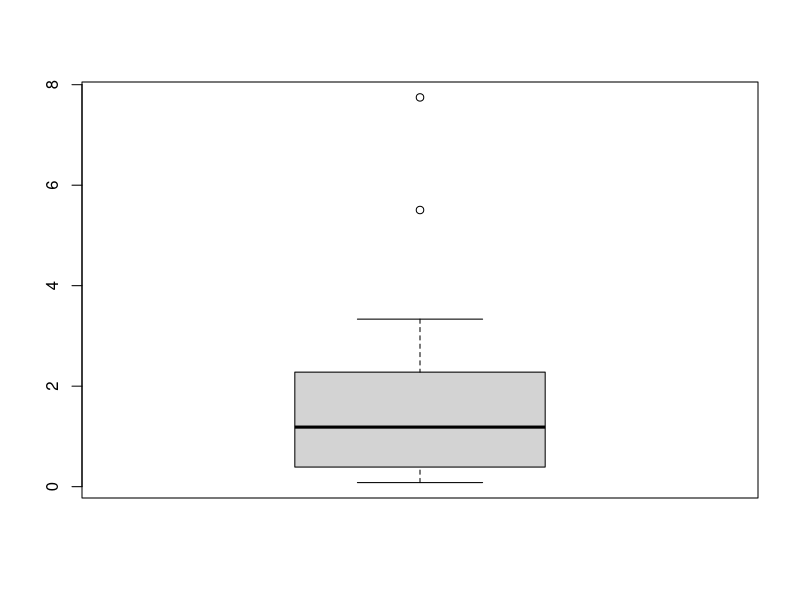
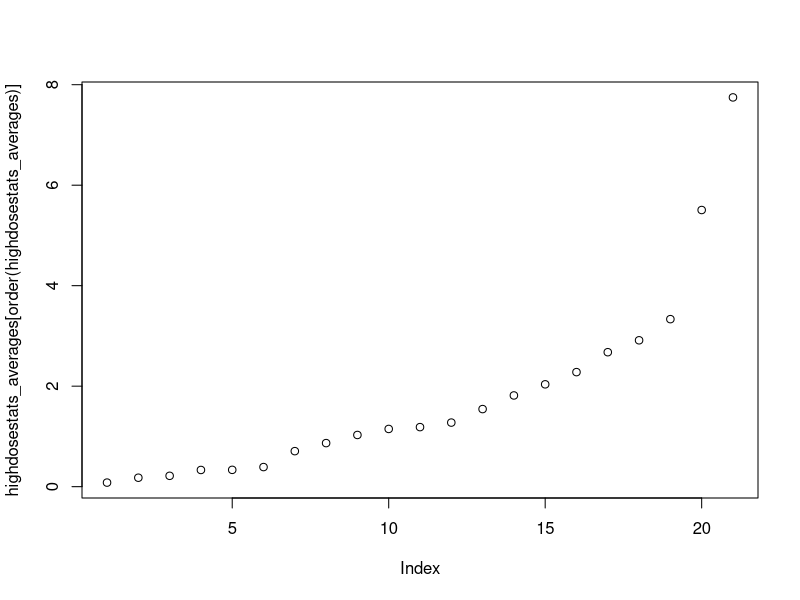
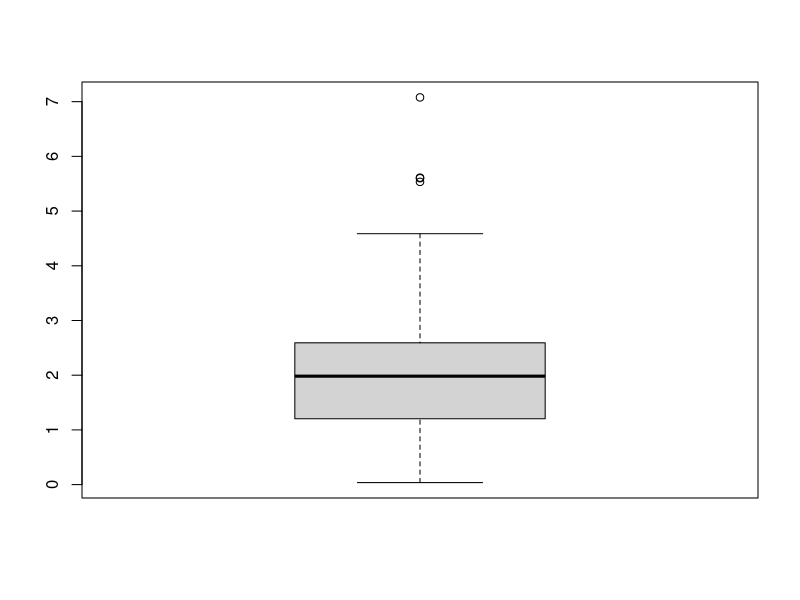
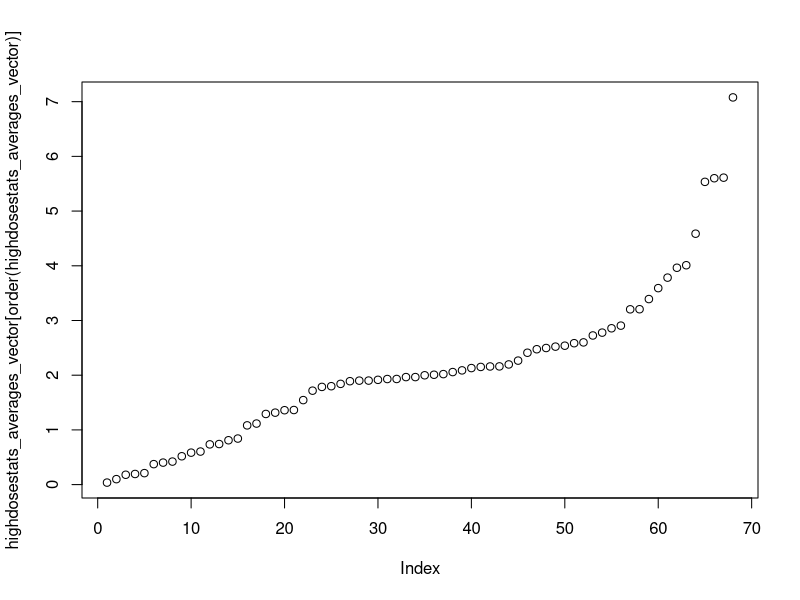

Recreate these plots in R, in order.
highdosestats_averages = c(2.0367871666666666, 1.1488374333333333, 1.2754909533333334, 1.0288974, 0.86712553, 1.5442833, 1.18520177, 2.2798031, 1.8154843333333333, 2.9130713333333333, 7.747076333333333, 3.334103666666666, 2.6761605, 5.505960333333333, 0.33233783333333333, 0.3901039, 0.2159483166666667, 0.7069104666666667, 0.33481224333333337, 0.17823951333333332, 0.08112432666666668)
summary(highdosestats_averages)
boxplot(highdosestats_averages)
boxplot.stats(highdosestats_averages)$stats
plot(highdosestats_averages[order(highdosestats_averages)])

highdosestats_averages_vector = c(2.4105183333333335, 2.5221899999999997, 3.204145, 1.7858366666666665, 2.497113333333333, 1.9154499999999999, 2.2665816666666667, 2.019863333333334, 1.717183333333333, 1.90058, 1.9654866666666664, 1.082695, 5.611025000000001, 0.37429666666666667, 1.3154283333333334, 2.088205, 2.0082849999999994, 1.9985, 2.1509433333333328, 1.3634783333333333, 1.8902166666666667, 1.798775, 2.1967316666666665, 0.19434666666666667, 1.9300733333333333, 1.96554, 1.5447316666666666, 1.9015466666666667, 1.3599683333333334, 1.8414983333333332, 2.1302100000000004, 2.16091, 0.40224, 0.20993666666666666, 0.18006, 2.0572399999999997, 2.8576166666666665, 3.964116666666667, 3.783556666666667, 0.036845, 1.9309399999999999, 4.01007, 2.5996066666666664, 0.7417933333333333, 0.8419466666666665, 0.42099666666666663, 0.7355133333333334, 7.077916666666667, 5.53422, 4.58668, 3.3916633333333337, 2.9060799999999998, 2.5393000000000003, 1.2915466666666668, 0.8108433333333332, 3.205933333333333, 2.474616666666667, 2.7783633333333335, 3.591646666666667, 2.1595366666666664, 2.72618, 2.58492, 1.1159433333333333, 0.09986666666666666, 0.5180866666666667, 0.5842833333333334, 0.6041766666666666, 5.600490000000001)
summary(highdosestats_averages_vector)
boxplot(highdosestats_averages_vector)
boxplot.stats(highdosestats_averages_vector)$stats
plot(highdosestats_averages_vector[order(highdosestats_averages_vector)])
